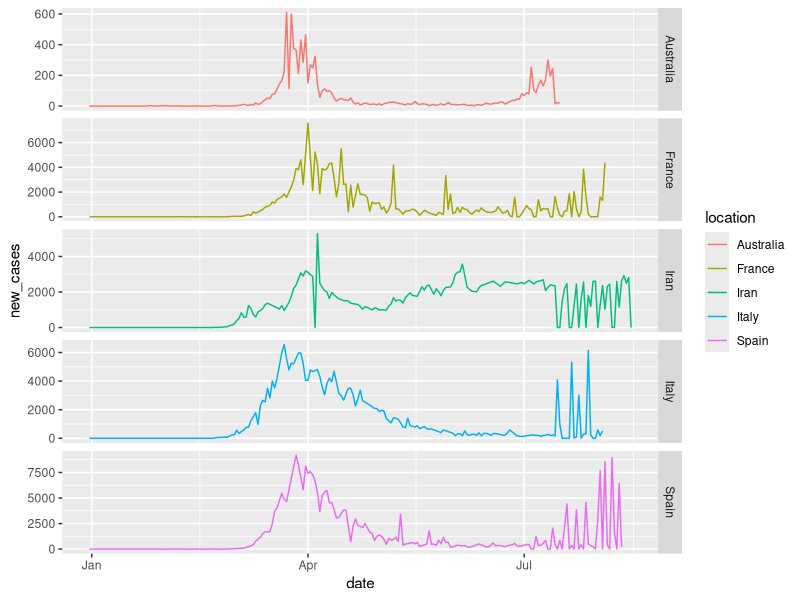
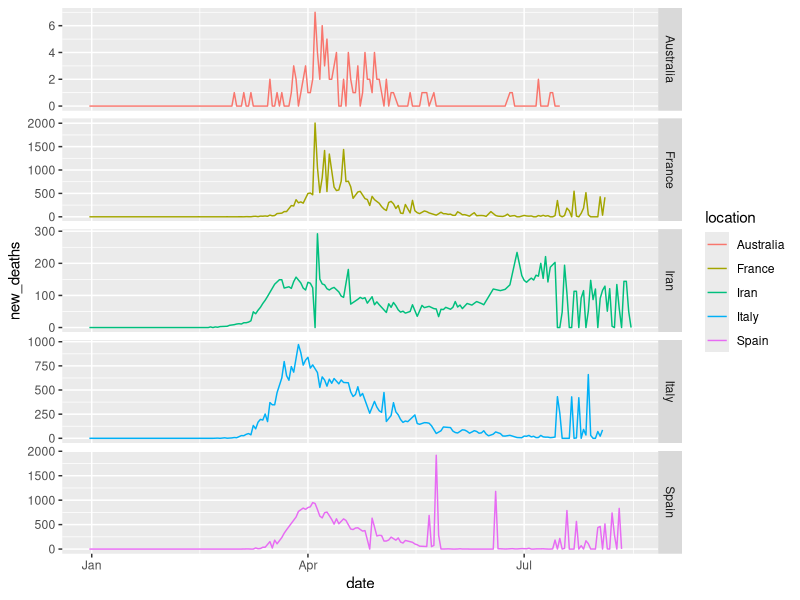
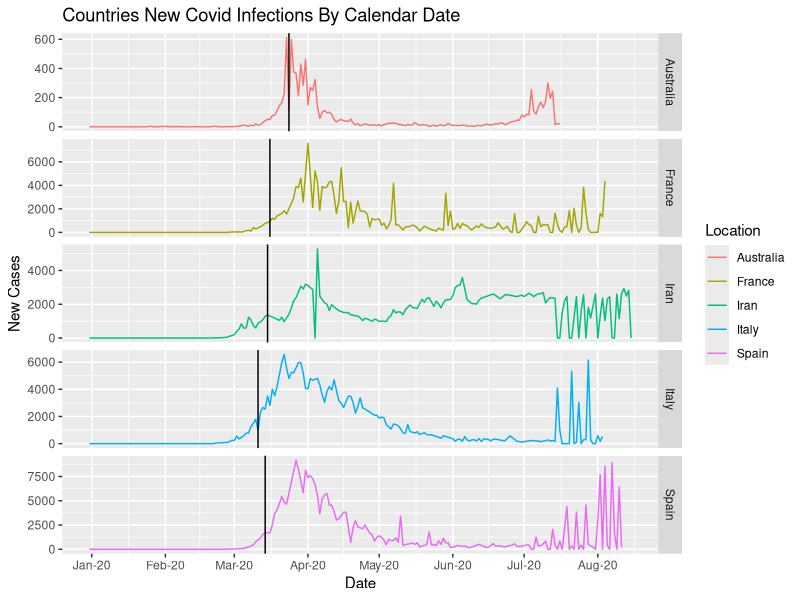
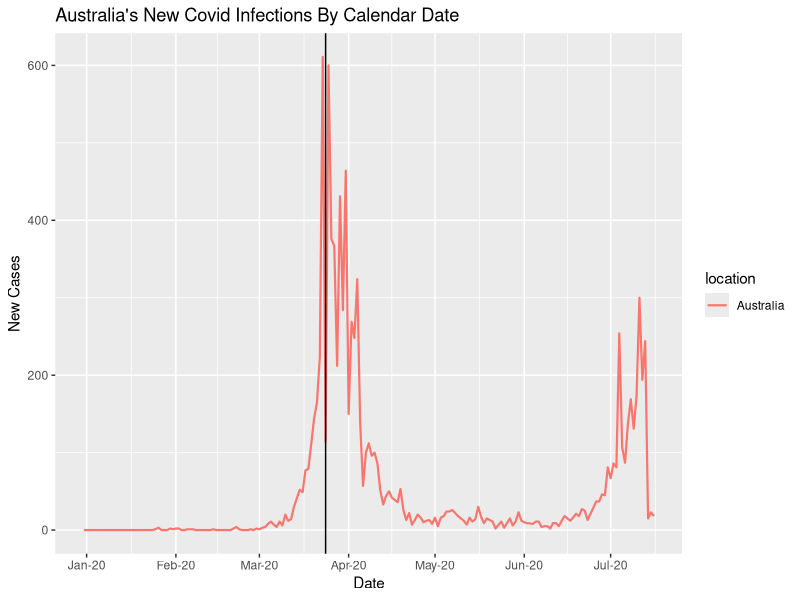
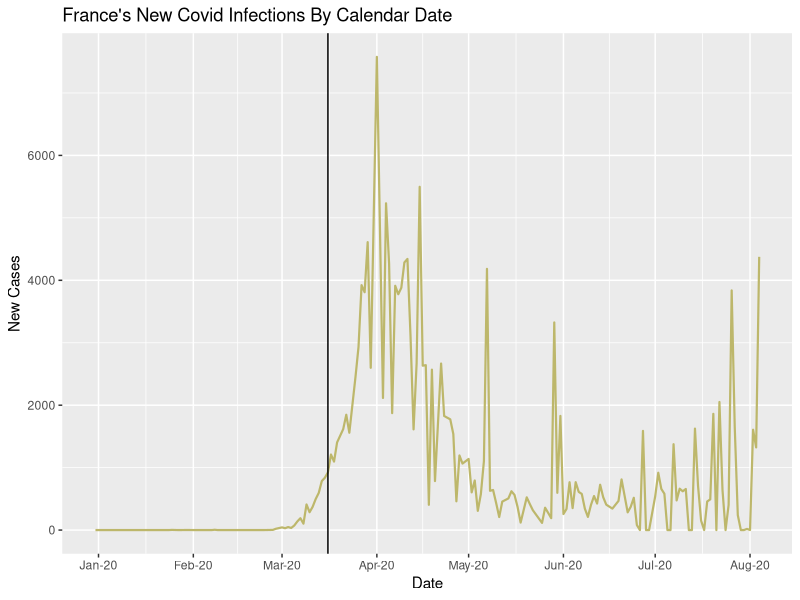
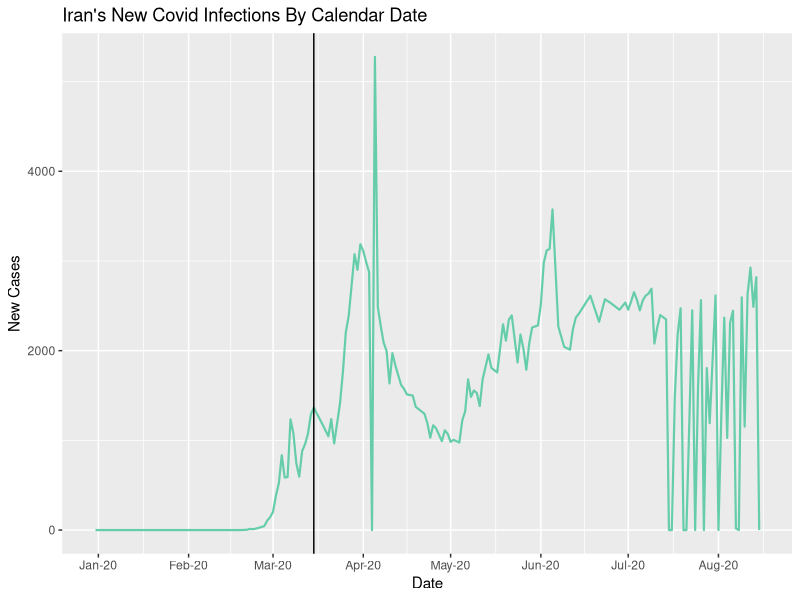
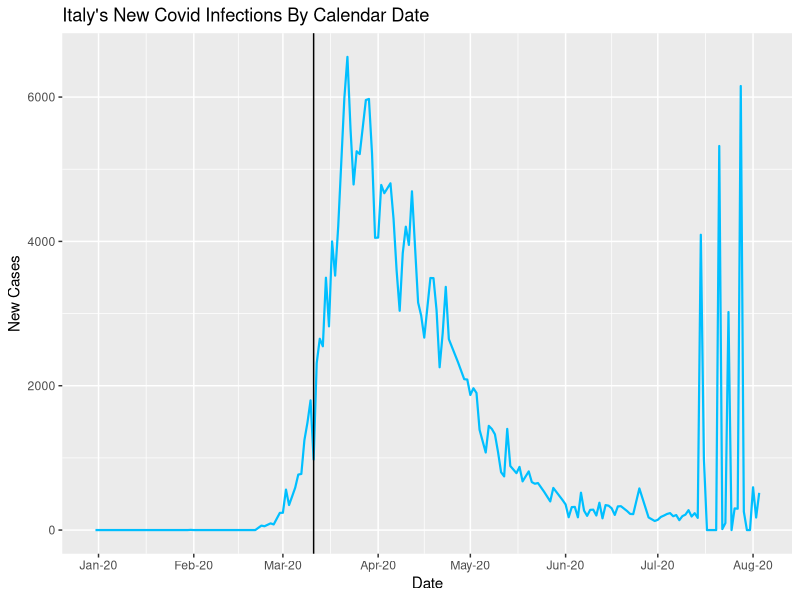
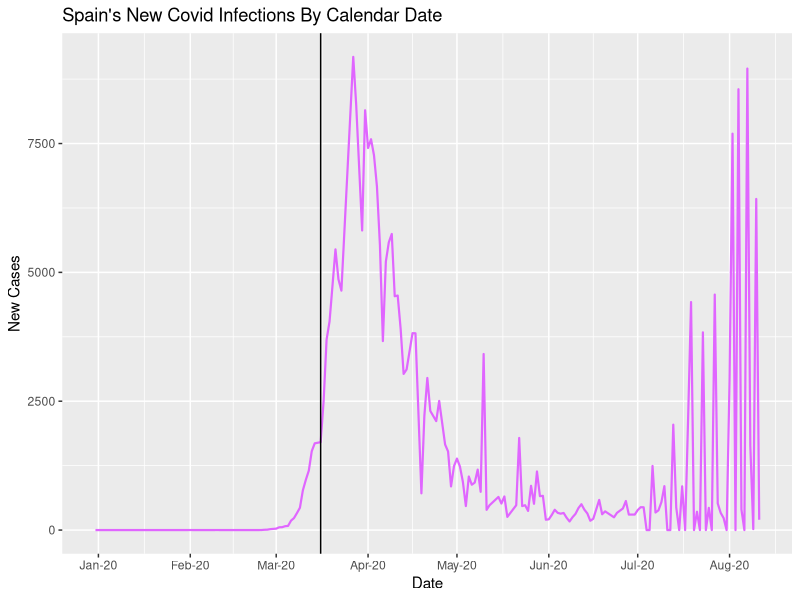

Recreate these plots in R, in order.
## ---- chunk 1
knitr::opts_chunk$set(echo = TRUE)
## ---- chunk 2
library(tidyverse)
library(here)
## ---- chunk 3
#import Covid dataset
Covid.data <- read.csv(here("Raw Data", "Covid-data.csv"),)

head(Covid.data)
## ---- chunk 4
#Selecting rows with missing data
Covid.data_missing <- Covid.data[!complete.cases(Covid.data), ]
Covid.data_missing
## ---- chunk 5
# Start with a clean copy
covid.data_tidy <- Covid.data %>%
  arrange(location, date) %>%   # ensure correct chronological order
  mutate(row_id = row_number())

# Impute missing total_deaths using cumulative logic
# Identify rows where total_deaths is missing
missing_total <- covid.data_tidy %>%
  filter(is.na(total_deaths)) %>%
  pull(row_id)

# Reconstruct total_deaths using previous day's cumulative total
covid.data_tidy <- covid.data_tidy %>%
  mutate(
    total_deaths = if_else(
      is.na(total_deaths),
      lag(total_deaths) + new_deaths,
      total_deaths
    )
  )

# Inspect affected rows
covid.data_tidy %>%
  slice(sort(c(missing_total - 1, missing_total)))
## ---- chunk 6
#calculate missing values for new deaths
# Identify rows where new_deaths is missing
missing_new <- covid.data_tidy %>%
  filter(is.na(new_deaths)) %>%
  pull(row_id)

# Reconstruct new_deaths using difference between cumulative totals
covid.data_tidy <- covid.data_tidy %>%
  mutate(
    new_deaths = if_else(
      is.na(new_deaths),
      total_deaths - lag(total_deaths),
      new_deaths
    )
  )

# Inspect affected rows to check new deaths columns
covid.data_tidy %>%
  slice(sort(c(missing_new - 1, missing_new)))


## ---- chunk 7
# Filter row based on location and date and replace new and total deaths values to 0
covid.data_tidy <- covid.data_tidy %>%
  mutate(
    total_deaths = if_else(
      location == "United Kingdom" &
      date == as.Date("2020-01-19") &
      is.na(total_deaths),
      0,
      total_deaths
    ),
    new_deaths = if_else(
      location == "United Kingdom" &
      date == as.Date("2020-01-19") &
      is.na(new_deaths),
      0,
      new_deaths
    )
  )


# Inspect affected rows
covid.data_tidy %>%
  filter(location == "United Kingdom",
         as.Date(date) == as.Date("2020-01-19"))

  
## ---- chunk 8
# --- 1. Calculate missing total_deaths for 2020-05-01 ---

# Values from 2020-05-02
us_total_0502 <- covid.data_tidy %>%
  filter(location == "United States",
         date == as.Date("2020-05-02")) %>%
  pull(total_deaths)

us_new_0502 <- covid.data_tidy %>%
  filter(location == "United States",
         date == as.Date("2020-05-02")) %>%
  pull(new_deaths)

# Update total_deaths for 2020-05-01
covid.data_tidy <- covid.data_tidy %>%
  mutate(
    total_deaths = if_else(
      location == "United States" &
      date == as.Date("2020-05-01") &
      is.na(total_deaths),
      us_total_0502 - us_new_0502,
      total_deaths
    )
  )


# --- 2. Calculate missing new_deaths for 2020-05-01 ---

# Values from 2020-05-01 and 2020-04-30
us_total_0501 <- covid.data_tidy %>%
  filter(location == "United States",
         date == as.Date("2020-05-01")) %>%
  pull(total_deaths)

us_total_0430 <- covid.data_tidy %>%
  filter(location == "United States",
         date == as.Date("2020-04-30")) %>%
  pull(total_deaths)

# Update new_deaths for 2020-05-01
covid.data_tidy <- covid.data_tidy %>%
  mutate(
    new_deaths = if_else(
      location == "United States" &
      date == as.Date("2020-05-01") &
      is.na(new_deaths),
      us_total_0501 - us_total_0430,
      new_deaths
    )
  )

#view column to check updated values
covid.data_tidy %>%
  filter(location == "United States",
         date == as.Date("2020-05-01"))
## ---- chunk 9
#Check for missing values
covid.data_tidy[!complete.cases(covid.data_tidy), ]
## ---- chunk 10
CountryLockdowndates <- read.csv(here("Raw Data", "CountryLockdowndates.csv"))
head(CountryLockdowndates, 10)
## ---- chunk 11
#Select rows with missing data
CountryLockdowndates_missing <- CountryLockdowndates[!complete.cases(CountryLockdowndates), ]
CountryLockdowndates_missing
## ---- chunk 12
#Import worldwide vaccine data table
WorldwideVaccineData <- read.csv(here("Raw Data", "WorldwideVaccineData.csv"), header=TRUE)
head(WorldwideVaccineData)
## ---- chunk 13
#Select missing data
vaccine_missing <- WorldwideVaccineData[!complete.cases(WorldwideVaccineData), ]
vaccine_missing
## ---- chunk 14
#Converting CountryLockdowndates dates column to yyyy-mm-dd

for (index in seq_along(CountryLockdowndates[,3])){
  date <- CountryLockdowndates[index ,3]
  if (date != ""){
    input_date <- as.Date(date, format = "%d/%m/%Y")
    CountryLockdowndates[index, 3] <- format(input_date, "%Y-%m-%d")
  }
}
head(CountryLockdowndates, 10)
## ---- chunk 15
#renaming CountryLockdowndates columns country.region to location and date to lockdown date
names(CountryLockdowndates)[names(CountryLockdowndates) == "Country.Region"] <- "location"
names(CountryLockdowndates)[names(CountryLockdowndates) == "Date"] <- "lockdown_date"

## ---- chunk 16
# add new data frame to manipulate
lock_down <- CountryLockdowndates
#select all countries with duplicates
lock_down <- lock_down %>%
  arrange(location, lockdown_date) %>%
  filter(duplicated(location)== TRUE)
#select to only display location and lockdown_date
lock_down <- subset(lock_down, select = c(location, lockdown_date))
#Display first 10 rows
head(lock_down,10)
## ---- chunk 17
#add new data frame to manipulate
lock_down <- CountryLockdowndates
#Remove duplicate countries
lock_down <- lock_down %>%
  arrange(location, lockdown_date) %>%
  filter(duplicated(location)== FALSE)
#select to only display location and lockdown_date
lock_down <- subset(lock_down, select = c(location, lockdown_date))
#Assign earliest lockdown dates to duplicate countries
lock_down[9,2] <- "2020-03-24" #Australia
lock_down[32,2] <- "2020-03-14" #Canada
lock_down[36,2] <- "2020-01-23" #China
lock_down[61,2] <- "2020-03-16" #France
lock_down[120,2] <- "2020-03-16" #Netherlands
lock_down[170,2] <- "2020-03-13" #US
lock_down[174,2] <- "2020-03-18" #United Kingdom
## ---- chunk 18
#renaming worldwidevaccinedata country column to location
names(WorldwideVaccineData)[names(WorldwideVaccineData) == "Country"] <- "location"
## ---- chunk 19
#inner join covid.data_tidy to worldwidevaccinedata on location column
covid_data_vaccine_join <- inner_join(covid.data_tidy, WorldwideVaccineData, by = "location")
head(covid_data_vaccine_join)
## ---- chunk 20
#Joining covide_data_vaccine_join with countrylockdowndates
covid_data_joined <- inner_join(covid_data_vaccine_join, lock_down, by = "location")

head(covid_data_joined)
## ---- chunk 21
#remove columns that are not needed
covid_data_joined <- subset(covid_data_joined, select = -c(Doses.administered.per.100.people, X..of.population.vaccinated, row_id))
#rename columns
names(covid_data_joined)[names(covid_data_joined) == "Total.doses.administered"] <- "total_doses_administered"
names(covid_data_joined)[names(covid_data_joined) == "X..of.population.vaccinated"] <- "%_of_population_fully_vaccinated"
head(covid_data_joined)
## ---- chunk 22
#Convert date column from chr data type to date data type
covid_data_joined <- mutate(covid_data_joined, date = as.Date(date, format = "%Y-%m-%d"))
#Convert lockdown_date column from chr data type to date data type
covid_data_joined <- mutate(covid_data_joined, lockdown_date = as.Date(lockdown_date, format = "%Y-%m-%d"))
#check for errors or missing values
covid_data_joined_missing <- covid_data_joined[!complete.cases(covid_data_joined), ]
head(covid_data_joined_missing)
## ---- chunk 23
#Assigning loop output to a new variable
date_correct_loop <- covid_data_joined
#For loop to search date column to find na and replace it with date from previous index +1 day
for(index in seq_along(date_correct_loop[,2])){
  if(is.na(date_correct_loop[index,2])){
    date_correct_loop[index,2] <- date_correct_loop[index-1,2]+1
  }
}
#Check for missing values
date_correct_loop[!complete.cases(date_correct_loop), ]
## ---- chunk 24
#Check previous missing indexes for correct date changes
date_correct_loop[c(162, 163, 164, 165, 166, 213, 214, 215), ]
## ---- chunk 25
#Examine case/ death columns for negative values
if (count(filter(date_correct_loop, total_cases < 0)) >0){
  print("Negative values in: total_cases")
}
if (count(filter(date_correct_loop, new_cases < 0)) >0){
  print("Negative values in: new_cases")
}
if (count(filter(date_correct_loop, total_deaths < 0)) >0){
  print("Negative values in: total_deaths")
}
if (count(filter(date_correct_loop, new_deaths < 0)) >0){
  print("Negative values in: new_deaths")
}
## ---- chunk 26
#Select rows with negative data
negative_values <- filter(date_correct_loop, new_deaths <0 | new_cases <0)
negative_values
#Examine dates before the rows with negative values to check if negative values can be multiplied by -1
filter(date_correct_loop, date == "2020-06-05" & location == "France")
filter(date_correct_loop, date == "2020-06-24" & location == "Italy")
filter(date_correct_loop, date == "2020-04-18" & location == "Spain")
filter(date_correct_loop, date == "2020-05-24" & location == "Spain")
## ---- chunk 27
#Assign loop variable for negative values loop
negative_val_loop <- date_correct_loop
#For loop to search for rows with negative values in new_cases, multiply the value be -1 and add the value to correct the corresponding total column
for(i in seq_along(negative_val_loop[,4])){
 if (negative_val_loop[i,4] < 0){
   negative_val_loop[i,4] <- negative_val_loop[i,4] * -1
   negative_val_loop[i,3] <- negative_val_loop[i,3] + negative_val_loop[i,4]
   
 }
}
#Check for negative values in new_cases
filter(negative_val_loop, new_cases < 0)

## ---- chunk 28
#For loop to search for rows with negative values in new_deaths, multiply the value be -1 and add the value to correct the corresponding total column
for(i in seq_along(negative_val_loop[,6])){
 if (negative_val_loop[i,6] < 0){
   negative_val_loop[i,6] <- negative_val_loop[i,6] * -1
   negative_val_loop[i,5] <- negative_val_loop[i,5] + negative_val_loop[i,6]
   
 }
}
#Check for negative values in new_deaths
filter(negative_val_loop, new_cases < 0)
## ---- chunk 29
# Initialize first row of dataset
negative_val_loop[1, 3] <- negative_val_loop[1, 4]

prev_country <- negative_val_loop[1, 1]
prev_date    <- negative_val_loop[1, 2]

for (i in 2:nrow(negative_val_loop)) {

  current_country <- negative_val_loop[i, 1]
  current_date    <- negative_val_loop[i, 2]

  # Case 1: new country → reset cumulative
  if (current_country != prev_country) {
    negative_val_loop[i, 3] <- negative_val_loop[i, 4]
  # Case 2: same country and first non-zero total_cases → convert total_cases to new_cases
  } else if (negative_val_loop[i-1,3] == 0 &&
             negative_val_loop[i-1,4] == 0) {
    negative_val_loop[i,3] <- negative_val_loop[i,4]
  # Case 3: same country AND consecutive date → cumulative update
  } else if (current_date == prev_date + 1) {
    negative_val_loop[i, 3] <- negative_val_loop[i - 1, 3] + negative_val_loop[i, 4]

  # Case 4: same country BUT date skipped → keep existing total_cases unless new_cases > total_cases - previous total_cases then add new_cases and previous total_cases together 
  } else { if (negative_val_loop[i,3] < negative_val_loop[i-1,3] +
               negative_val_loop[i,4]){
    negative_val_loop[i,3] <- negative_val_loop[i,4] + negative_val_loop[i-1,3]
  }
   
  }

  # update trackers
  prev_country <- current_country
  prev_date    <- current_date
}


## ---- chunk 30
#Examine case/ death columns for negative values
filter(negative_val_loop[c(186,187,188,189,190,191),])
## ---- chunk 31
# Initialize first row of dataset
negative_val_loop[1, 5] <- negative_val_loop[1, 6]

prev_country <- negative_val_loop[1, 1]
prev_date    <- negative_val_loop[1, 2]

for (i in 2:nrow(negative_val_loop)) {

  current_country <- negative_val_loop[i, 1]
  current_date    <- negative_val_loop[i, 2]

  # Case 1: new country → reset cumulative
  if (current_country != prev_country) {
    negative_val_loop[i, 5] <- negative_val_loop[i, 6]
  # Case 2: same country and first non-zero total_deaths → convert total_deaths to new_deaths
  } else if (negative_val_loop[i-1,5] == 0 &&
             negative_val_loop[i-1,6] == 0) {
    negative_val_loop[i,5] <- negative_val_loop[i,6]
  # Case 3: same country AND consecutive date → cumulative update
  } else if (current_date == prev_date + 1) {
    negative_val_loop[i, 5] <- negative_val_loop[i - 1, 5] + negative_val_loop[i, 6]

  # Case 4: same country BUT date skipped → keep existing total_deaths unless new_deaths > total_cases - previous total_deaths then add new_deaths and previous total_deaths together 
  } else { if (negative_val_loop[i,5] < negative_val_loop[i-1,5] +
               negative_val_loop[i,6]){
    negative_val_loop[i,5] <- negative_val_loop[i,6] + negative_val_loop[i-1,5]
  }
   
  }

  # update trackers
  prev_country <- current_country
  prev_date    <- current_date
}


## ---- chunk 32
#Examine case/ death columns for negative values
filter(negative_val_loop, new_deaths <0 | new_cases <0)
## ---- chunk 33
#Plot a line graph using the clean covid data examining new cases over time
ggplot(data = negative_val_loop, aes(x = date, y = new_cases, group = location, color = location))+
  geom_line(linewidth = 0.5)+
  #Split plot by country, give each plot its own scale
  facet_grid(rows = vars(location), scales = "free")
  
## ---- chunk 34
#filter Iran data by rows with 0 new_cases.
head(filter(negative_val_loop, new_cases == 0 & location == "Iran"))
## ---- chunk 35
#Delete outlier data row
negative_val_loop <- negative_val_loop[-c(477), ]
## ---- chunk 36
#Plot a line graph using the clean covid data examining new cases over time
ggplot(data = negative_val_loop, aes(x = date, y = new_deaths, group = location, color = location))+
  geom_line(linewidth = 0.5)+
  #Split plot by country, give each plot its own scale
  facet_grid(rows = vars(location), scales = "free")
## ---- chunk 37
#filter Iran data by rows with 0 new_deaths.
tail(filter(negative_val_loop, new_deaths == 0 & location == "Iran"))
## ---- chunk 38
#Delete outlier row
negative_val_loop <- negative_val_loop[-c(555), ]
## ---- chunk 39
#Reassign cleaned data to a new variable
covid_data_clean <- negative_val_loop
covid_data_clean
## ---- chunk 40
#Plot a line graph using the clean covid data examining new cases over time
ggplot(data = covid_data_clean, aes(x = date, y = new_cases, group = location, color = location))+
  geom_line(linewidth = 0.5)+
  #Scale x-axis by month
  scale_x_date(date_breaks = "1 month", date_labels = "%b-%y")+
  #Split plot by country, give each plot its own scale
  facet_grid(rows = vars(location), scales = "free")+
  #Add title
  labs(title = "Countries New Covid Infections By Calendar Date", colour = "Location")+
  #Add vertical lines representing when lockdowns first began in each of the countries
  geom_vline(data = filter(covid_data_clean, location == "Australia"), 
aes(xintercept = covid_data_clean[1,11]))+
  geom_vline(data = filter(covid_data_clean, location == "France"), aes(xintercept = covid_data_clean[213,11]))+
  geom_vline(data = filter(covid_data_clean, location == "Iran"), aes(xintercept = covid_data_clean[400,11]))+
  geom_vline(data = filter(covid_data_clean, location == "Italy"), aes(xintercept = covid_data_clean[588,11]))+
  geom_vline(data = filter(covid_data_clean, location == "Spain"), aes(xintercept = covid_data_clean[808,11]))+
  #Add x-axis label
  xlab("Date")+
  #Add y-axis label
  ylab("New Cases")
  
## ---- chunk 41
#Plot a line graph using the clean covid data examining new cases over time
ggplot(data = filter(covid_data_clean, location == "Australia"), aes(x = date, y = new_cases, group = location, color = location))+
  geom_line(linewidth = 0.75)+
  #Scale x-axis by month
  scale_x_date(date_breaks = "1 month", date_labels = "%b-%y")+
  #Add title
  labs(title = "Australia's New Covid Infections By Calendar Date")+
  #Add vertical lines representing when lockdowns first began in each of the countries
  geom_vline(data = filter(covid_data_clean, location == "Australia"), aes(xintercept = covid_data_clean[1,11]))+
   #Add x-axis label
  xlab("Date")+
  #Add y-axis label
  ylab("New Cases")

## ---- chunk 42
#Plot a line graph using the clean covid data examining new cases over time
ggplot(data = filter(covid_data_clean, location == "France"), aes(x = date, y = new_cases, group = location, color = location))+
  geom_line(linewidth = 0.75, colour = "darkkhaki")+
  #Scale x-axis by month
  scale_x_date(date_breaks = "1 month", date_labels = "%b-%y")+
  #Add title
  labs(title = "France's New Covid Infections By Calendar Date")+
  #Add vertical lines representing when lockdowns first began in each of the countries
  geom_vline(data = filter(covid_data_clean, location == "France"), aes(xintercept = covid_data_clean[213,11]))+
   #Add x-axis label
  xlab("Date")+
  #Add y-axis label
  ylab("New Cases")

## ---- chunk 43
#Plot a line graph using the clean covid data examining new cases over time
ggplot(data = filter(covid_data_clean, location == "Iran"), aes(x = date, y = new_cases, group = location, color = location))+
  geom_line(linewidth = 0.75, colour = "aquamarine3")+
  #Scale x-axis by month
  scale_x_date(date_breaks = "1 month", date_labels = "%b-%y")+
  #Add title
  labs(title = "Iran's New Covid Infections By Calendar Date")+
  #Add vertical lines representing when lockdowns first began in each of the countries
  geom_vline(data = filter(covid_data_clean, location == "Iran"), aes(xintercept = covid_data_clean[400,11]))+
   #Add x-axis label
  xlab("Date")+
  #Add y-axis label
  ylab("New Cases")

## ---- chunk 44
#Plot a line graph using the clean covid data examining new cases over time
ggplot(data = filter(covid_data_clean, location == "Italy"), aes(x = date, y = new_cases, group = location, color = location))+
  geom_line(linewidth = 0.75, colour = "deepskyblue1")+
  #Scale x-axis by month
  scale_x_date(date_breaks = "1 month", date_labels = "%b-%y")+
  #Add title
  labs(title = "Italy's New Covid Infections By Calendar Date")+
  #Add vertical lines representing when lockdowns first began in each of the countries
  geom_vline(data = filter(covid_data_clean, location == "Italy"), aes(xintercept = covid_data_clean[588,11]))+
  #Add x-axis label
  xlab("Date")+
  #Add y-axis label
  ylab("New Cases")

## ---- chunk 45
#Plot a line graph using the clean covid data examining new cases over time
ggplot(data = filter(covid_data_clean, location == "Spain"), aes(x = date, y = new_cases, group = location, color = location))+
  geom_line(linewidth = 0.75, colour = "mediumorchid1")+
  #Scale x-axis by month
  scale_x_date(date_breaks = "1 month", date_labels = "%b-%y")+
  #Add title
  labs(title = "Spain's New Covid Infections By Calendar Date")+
  #Add vertical lines representing when lockdowns first began in each of the countries
  geom_vline(data = filter(covid_data_clean, location == "Spain"), aes(xintercept = covid_data_clean[213,11]))+
  #Add x-axis label
  xlab("Date")+
  #Add y-axis label
  ylab("New Cases")

## ---- chunk 46
#Calculate mean GDP of locations
mean_gdp <- covid_data_clean %>%
  summarise(mean_gdp = mean(gdp_per_capita)) %>%
  pull(mean_gdp)
mean_gdp
 
  
## ---- chunk 47
#Assigning new column to data frame which describes if the locations GDP per capita is higher or lower than the average called GDP_status
covid_data_clean <- covid_data_clean %>%
  mutate(
    GDP_status = ifelse(
      mean_gdp, #mean of GDP_per_capita
      "Higher", 
      "Lower"
    )
  )
#Check data frame to see if new column has been added as intended
head(covid_data_clean)
## ---- chunk 48
#Adding daily_infected_case_rate column
covid_data_clean <- covid_data_clean%>%
  mutate(
   daily_infected_case_rate = (new_cases / population) 
  )

#Adding daily_death_rate column
covid_data_clean <- covid_data_clean%>%
  mutate(
   daily_death_rate = (new_deaths / population) 
  )
head(covid_data_clean)
## ---- chunk 49
#Generate plot of the relationship between the daily infected case rate within different GDP groups
ggplot(data = covid_data_clean, aes(x = date, y = daily_infected_case_rate, group = GDP_status, color = GDP_status))+
  geom_line()+
  #Scale x-axis by month
  scale_x_date(date_breaks = "1 month", date_labels = "%b-%y")+
  #Add title and legend description
  labs(title = "Daily Infected Case Rate by GDP Status", colour = "GDP Status")+
  #Add y-axis label
  ylab("Daily Infected Case Rate")+
  #Add x-axis label
  xlab("Date")
  
  
## ---- chunk 50
#Generate plot of the relationship between the daily death rate within different GDP groups
ggplot(data = covid_data_clean, aes(x = date, y = daily_death_rate, group = GDP_status, color = GDP_status))+
  geom_line()+
  #Scale x-axis by month
  scale_x_date(date_breaks = "1 month", date_labels = "%b-%y")+
  #Add title and legend description
  labs(title = "Daily Death Rate by GDP Status", colour = "GDP Status")+
  #Add y-axis label
  ylab("Daily death Rate")+
  #Add x-axis label
  xlab("Date")
  
## ---- chunk 51
#Install Caret library
library(caret)
#Filtering data
covid_aus_filter <- filter(covid_data_clean, location == "Australia")

#Split data into training and test data
set.seed(100)
training.samples <- covid_aus_filter$new_cases %>%
  createDataPartition(p = 0.8, list = FALSE)
train.data <- covid_aus_filter[training.samples, ]
test.data <- covid_aus_filter[-training.samples, ]

#Creating polynomial model to predict daily cases in Australia.
model_1 <- lm(new_cases ~ poly(as.numeric(date), 5, raw = TRUE), data = train.data)

#Make predictions using the test data
predictions <- model_1 %>% predict(test.data)

#view model performance
model_1_performance = data.frame( RMSE = RMSE(predictions, test.data$new_cases),R2 = R2(predictions, test.data$new_cases))


print(model_1_performance)
## ---- chunk 52
#Create a data frame for predictions allowing for the data to be plotted
date_range <- data.frame(date = seq(min(covid_aus_filter$date), max(covid_aus_filter$date), by = "day")) # Create a sequence of dates for prediction
date_range$predicted_cases <- predict(model_1, newdata = data.frame(date = as.numeric(date_range$date)))


#Plotting the model and the data together
ggplot(covid_aus_filter, aes(date, new_cases)) +
  geom_point() +
  geom_line(data = date_range, aes(x = date, y = predicted_cases), color = "blue") + # Use geom_line with predictions
  scale_x_date()
## ---- chunk 53
#Specify the cross-validation method
ctrl <- trainControl(method = "cv", number = 5)

#Recreating regression model using K-fold CV to evaluate performance
model_2 <- train(new_cases ~ poly(as.numeric(date), 5, raw = TRUE), data = covid_aus_filter, method = "lm", trControl = ctrl)

print(model_2)
## ---- chunk 54
#Find the most recent date in our filtered data
max(covid_aus_filter$date)
## ---- chunk 55
#Create dataframe of dates to predict new cases.
predict_dates <- data.frame(date = c("2020-07-14", "2020-07-15", "2020-07-16", "2020-07-17", "2020-07-18", "2020-07-19", "2020-07-20"))
predict_dates <- predict_dates %>%
  mutate(date = ymd(date))

#Predicting new cases in Australia for the next week after our data ends using model_1
predict(model_1, predict_dates)


## ---- chunk 56
#Predicting new cases in Australia for the next week after our data ends using model_2
predict(model_2, predict_dates)
